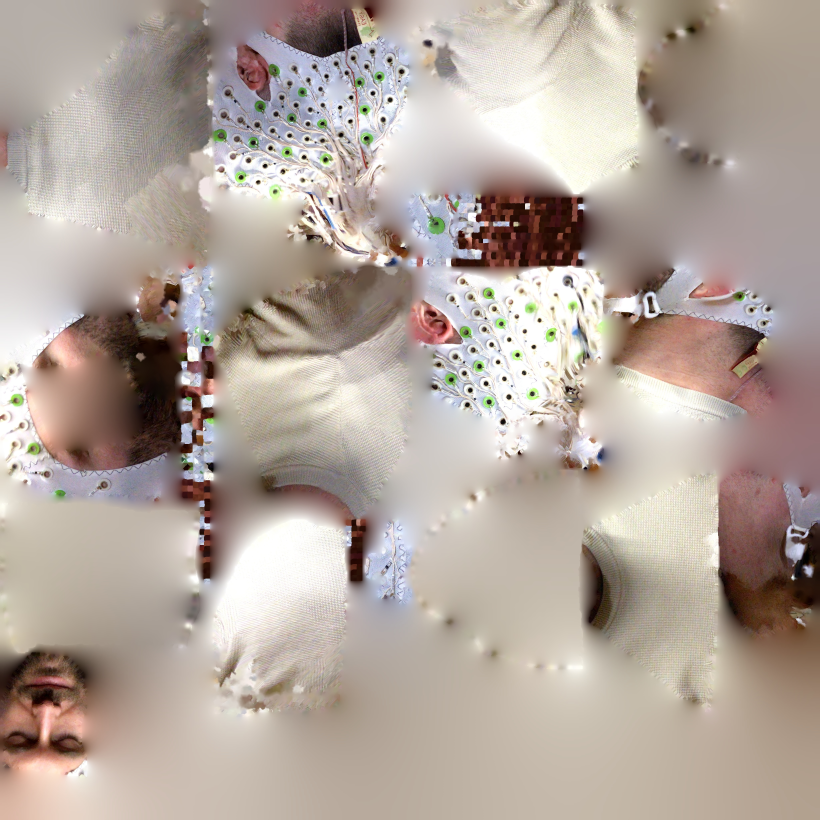
#> input picture sample_data/model_texture.jpg, 4096 x 4096 px (shown at 1/5 size)
$ python -i background_mask_util.py   (imports and definitions only)
#> lines starting #> are read from the running program, lines starting #| are printed output that depends on the picture; after the words box and inside, x2 and y2 are one past the last pixel; in counts of white or black regions, pixels touching at a corner belong together
import cv2
import logging
import numpy as np

from typing import Optional, Tuple


# [1 line not run here, left out]


class BackgroundMaskUtil:
    @staticmethod
    def analyze_white_background(image: np.ndarray) -> int:
        """
        Analyze white background characteristics in an RGB image to suggest an optimal sensitivity.
        """
        hsv = cv2.cvtColor(image, cv2.COLOR_RGB2HSV)
#> hsv: shape (4096, 4096, 3); mean H, S, V 33.6, 42.1, 180.5

        # Strict white mask (very bright, very low saturation)
        strict_white_mask = cv2.inRange(hsv, np.array([0, 0, 240]), np.array([255, 15, 255]))
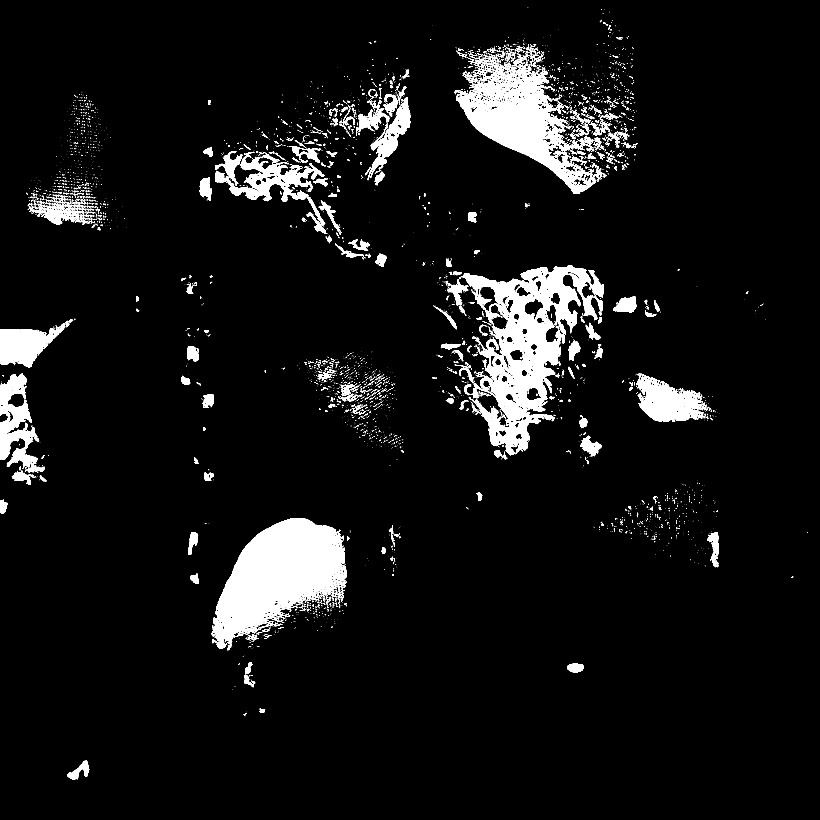
#> strict_white_mask: shape (4096, 4096) (shown at 1/5 size); 6% white; 6573 white regions (5302 under 20 px), largest, box (x1, y1, x2, y2) and area: (2295, 1328, 3019, 2276) 237760, (1059, 2592, 1734, 3245) 211192, (2270, 361, 2982, 970) 138215

        if np.count_nonzero(strict_white_mask) == 0:
            return 40  # fallback if no white region is detected

        # Extract S and V channels where mask is white
        s_channel = hsv[:, :, 1][strict_white_mask > 0]
        v_channel = hsv[:, :, 2][strict_white_mask > 0]

        # Compute statistics more efficiently
        s_mean, s_std = cv2.meanStdDev(s_channel)
#> s_mean = [5.58]; s_std = [4.8]
        v_mean, v_std = cv2.meanStdDev(v_channel)
#> v_mean = [251.7]; v_std = [4.53]

        s_max = int(np.max(s_channel))
#> s_max = 15
        v_min = int(np.min(v_channel))
#> v_min = 240

        # Base sensitivity depending on background brightness/variation
        if s_max < 10 and v_min > 245:
            base = 8  # pure white
        elif s_max < 25 and v_min > 220:
            base = 20  # paper white
        elif s_max < 40 and v_min > 180:
            base = 35  # lit but uneven
        else:
            base = 50  # shadowed

        # Adjustment based on variation
        adjustment = min(int(s_std * 2 + v_std * 0.5), 20)
#> adjustment = 11
        sensitivity = base + adjustment
#> sensitivity = 31

        return max(0, min(100, sensitivity))  # clamp

    @staticmethod
    def generate_background_mask(
        image: np.ndarray,
        sensitivity: Optional[int] = None,
        kernel_size: Tuple[int, int] = (25, 25),
    ) -> np.ndarray:
        """
        Generate a binary mask for white or near-white backgrounds.
        """
        if sensitivity is None:
            sensitivity = BackgroundMaskUtil.analyze_white_background(image)
#> sensitivity = 31
            logging.info(f"Auto-detected sensitivity: {sensitivity}")

        sensitivity = max(0, min(100, sensitivity))

        hsv = cv2.cvtColor(image, cv2.COLOR_RGB2HSV)

        # Define thresholds for white/near-white detection
        lower_white = np.array([0, 0, 255 - sensitivity])
#> lower_white = [0, 0, 224]
        upper_white = np.array([255, sensitivity, 255])
#> upper_white = [255, 31, 255]
        mask = cv2.inRange(hsv, lower_white, upper_white)
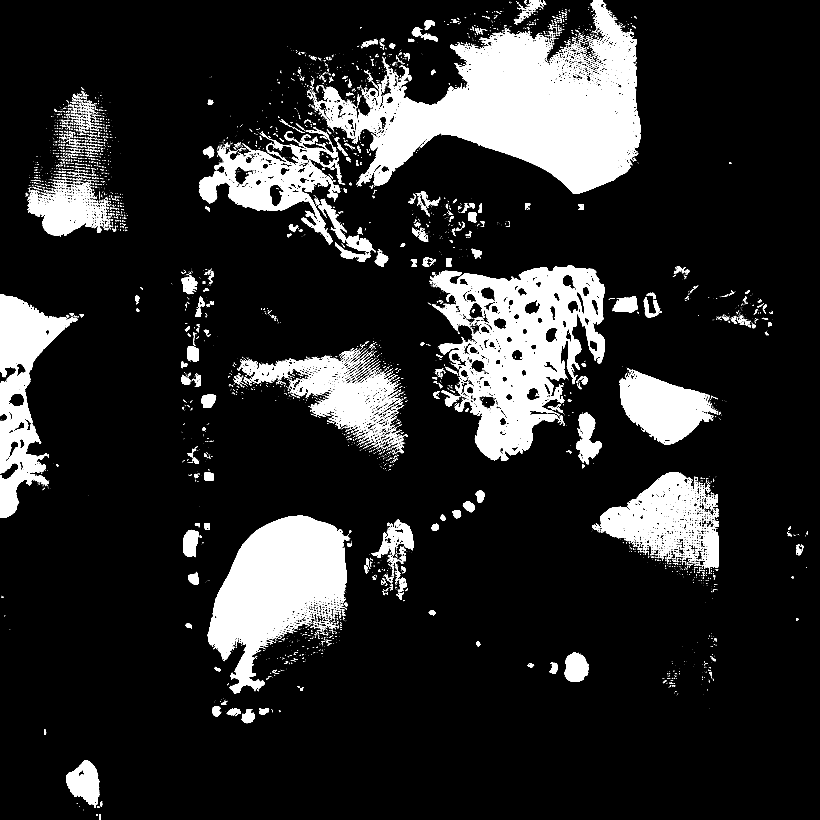
#> mask: shape (4096, 4096) (shown at 1/5 size); 13.4% white; 9002 white regions (6453 under 20 px), largest, box (x1, y1, x2, y2) and area: (1782, 0, 3203, 970) 598101, (2167, 1328, 3025, 2305) 380166, (1039, 2578, 1748, 3469) 303155

        if kernel_size[0] > 0 and kernel_size[1] > 0:
            kernel = cv2.getStructuringElement(cv2.MORPH_ELLIPSE, kernel_size)

            # First remove small noise
            mask = cv2.morphologyEx(mask, cv2.MORPH_OPEN, kernel)
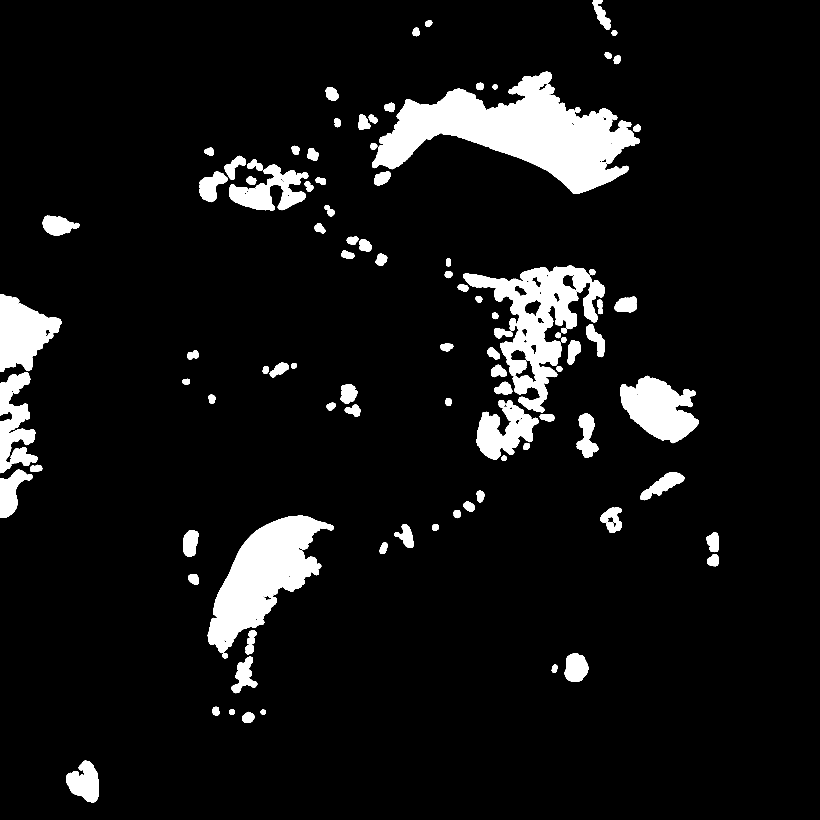
#> mask: shape (4096, 4096) (shown at 1/5 size); 7.8% white; 107 white regions, largest, box (x1, y1, x2, y2) and area: (1860, 358, 3198, 970) 356328, (1039, 2578, 1669, 3266) 192934, (2315, 1328, 2957, 2062) 157629
            # Then close small gaps
            mask = cv2.morphologyEx(mask, cv2.MORPH_CLOSE, kernel)
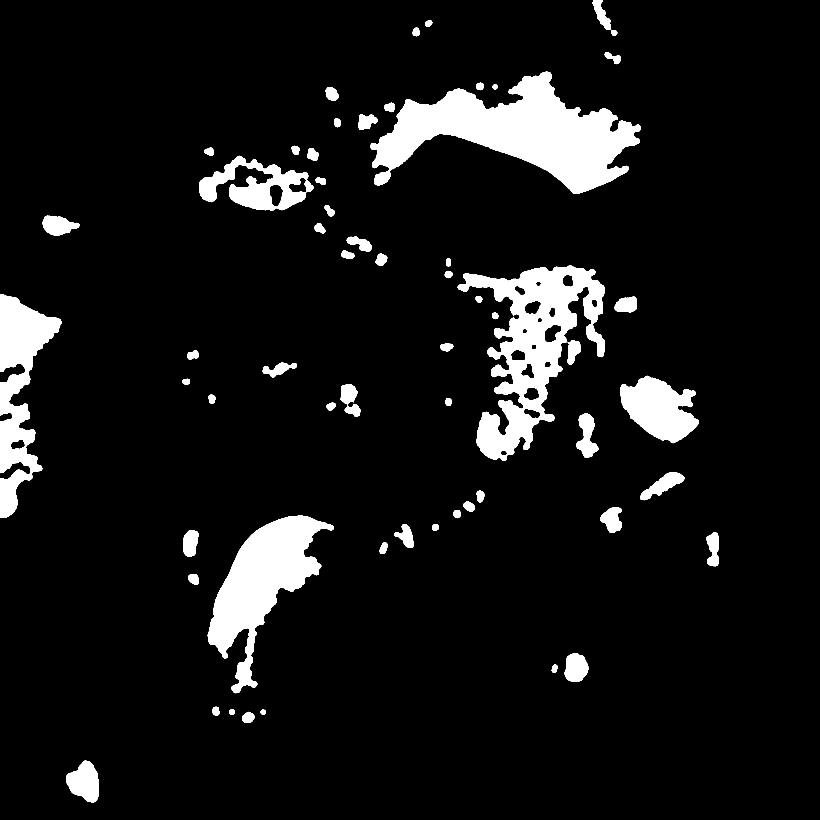
#> mask: shape (4096, 4096) (shown at 1/5 size); 8.1% white; 60 white regions (1 under 20 px), largest, box (x1, y1, x2, y2) and area: (1852, 358, 3203, 970) 369435, (2289, 1328, 3024, 2305) 269650, (1039, 2578, 1669, 3466) 212508

        return mask

>>> import cv2
>>> picture = cv2.cvtColor(cv2.imread('../../../../sample_data/model_texture.jpg'), cv2.COLOR_BGR2RGB)
>>> result = BackgroundMaskUtil().generate_background_mask(picture)
